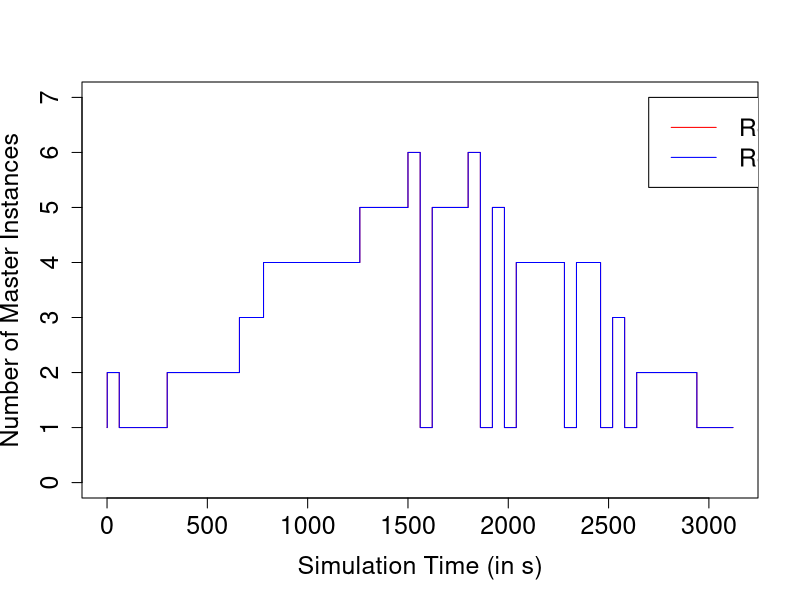

Write the R code that produced this figure.
setwd("C:\\Users\\stier\\workspaceNested\\eu.cactosfp7.cactosim.evaluation.dataplay.dtp1_simulate")
react <- read.csv("autoscalingReact.csv")
setwd("C:\\Users\\stier\\workspaceNested\\eu.cactosfp7.cactosim.evaluation.dataplay.dtp1_simulate_alternative")
reg <- read.csv("autoscalingReg.csv")

png(filename = "comparison.png",
    width = 960, height = 600)
plot(react[[1]], react[[2]], type="n", col="red", xlim=c(0,3120), ylim=c(0,7), xlab="Simulation Time (in s)", ylab="Number of Master Instances",
     cex.lab=1.5, cex.axis=1.5, cex.main=1.5, cex.sub=1.5)
lines(c(c(0,react[[1]]), 3120), c(c(1,react[[2]]),react[[2]][length(react[[2]])]), type="s", col="red")
lines(c(c(0,reg[[1]]), 3120), c(c(1,reg[[2]]),reg[[2]][length(reg[[2]])]), type="s", col="blue")
legend(2700,7, c("React","Reg"),lty=c(1,1),col= c("red", "blue"), cex=1.5)
dev.off()